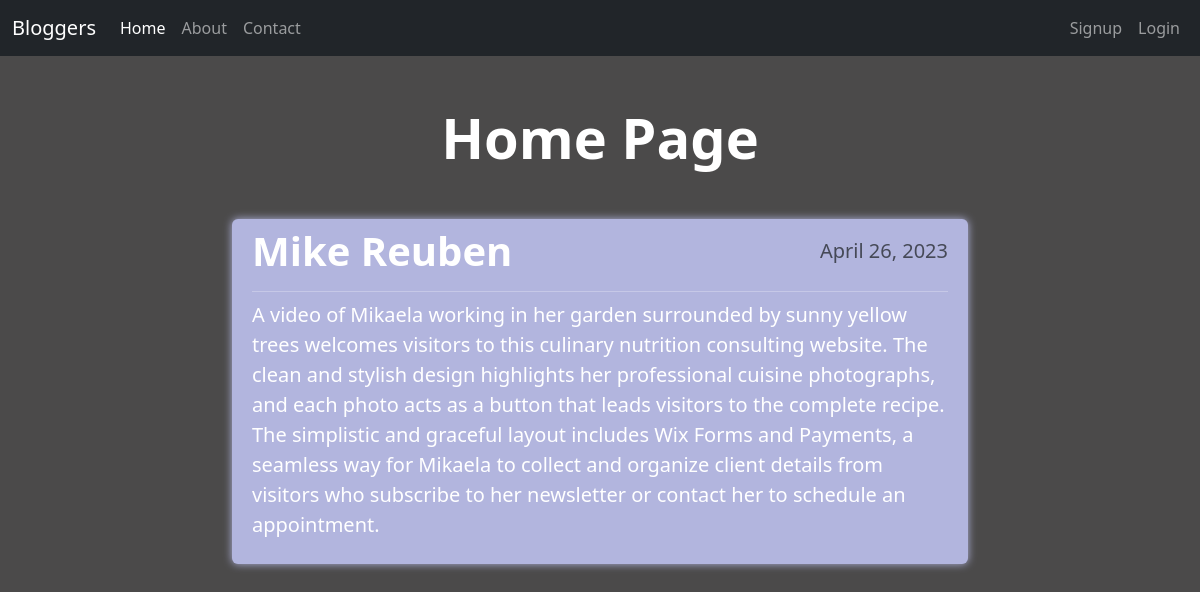
The page / on the database its author committed.
### blog/models.py (models this page shows)
class BlogPost(models.Model):
    title = models.CharField(max_length=100)
    description = models.TextField()
    timestamp = models.DateField(default=timezone.now)

### blog/views.py (the view)
# urls.py: path('', views.home_page, name='home_page'),
def home_page(request):
    posts = BlogPost.objects.all()
    return render(request, 'blog/home.html', {'posts': posts})

### blog/templates/blog/home.html (shortened to what this page needs)
{% extends 'blog/base.html' %}
{% load static %}
{% block content %}
<div class="col-sm-8">
    <h1 class="text-center my-5 display-4 fw-bold">Home Page</h1>
    {% for post in posts %}
    <div class="jumbotron jumbotron-fluid rounded jumbo-col p-2 mb-5">
        <div class="container">
            <div class="d-flex align-items-center justify-content-between">
                <h1 class="display-6 text-capitalize fw-bolder">{{post.title}}</h1>
                <h5 class="text-muted">{{ post.timestamp|date:"F j, Y" }}</h5>
            </div>
            <hr class="my-2">
            <p class="lead">{{post.description}}</p>
        </div>
    </div>
    {% endfor %}
</div>
{% endblock content %}

### blog/static/blog/css/style.css (style rules this page uses)
body { background-color:rgb(75, 74, 74); color:rgb(255, 255, 255); }
.jumbo-col { background-color:#B2B5DE; box-shadow: 0px 0px 8px 0px #B2B5DE; }

### rows shown on the page
BlogPost: title "Mike Reuben", timestamp "April 26, 2023", description "A video of Mikaela working in her garden surrounded by sunny yellow trees welcomes visitors to this culinary nutrition consulting website. The clean and stylish design highlights her professional cuisine photographs, and each photo acts as a button that leads visitors to the complete recipe. The simplistic and graceful layout includes Wix Forms and Payments, a seamless way for Mikaela to collect and organize client details from visitors who subscribe to her newsletter or contact her to schedule an appointment."
